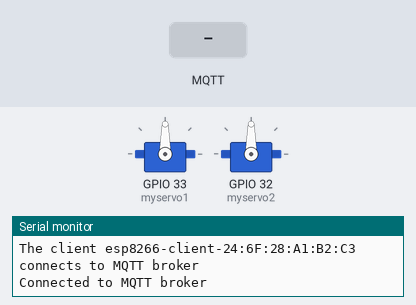
A sketch run on a simulated ESP32. Shown: 2 × servo, the last lines printed to the serial monitor. The inputs (shaded band) are chosen by the test bench. WiFi joins after 1.5 s; servers stay silent unless stated; no MQTT or app messages arrive unless stated.

Above: at 2.7 s.
2.8 s: MQTT message "5" arrives on the first subscribed topic
At 3.1 s:
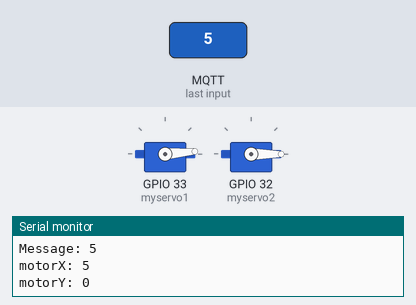
4.3 s: MQTT message "90" arrives on the first subscribed topic
At 5.4 s:
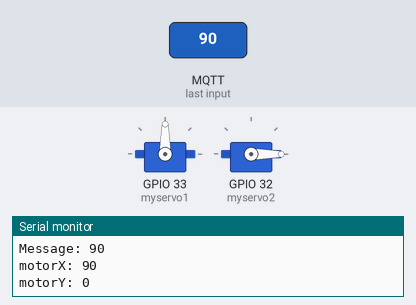
5.8 s: MQTT message "200" arrives on the first subscribed topic
At 6.5 s:
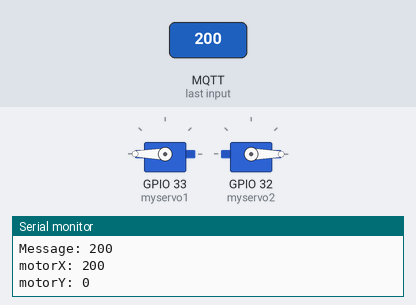
7.3 s: MQTT message "on" arrives on the first subscribed topic
At 7.6 s:
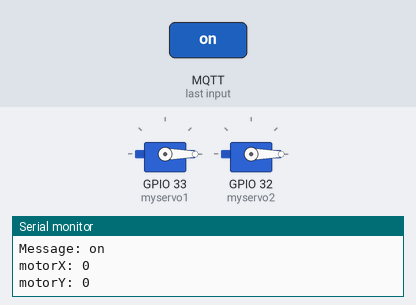
Timing chart, 0 to 9.8 s (numbered marks = the images above; inputs shaded):
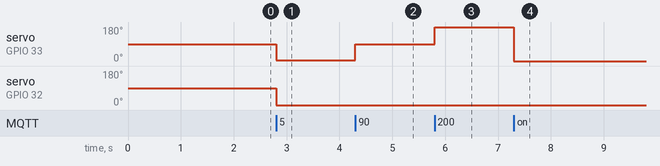

The sketch:

mqtt_servo.ino
```cpp
#include <WiFi.h>
#include <PubSubClient.h>
#include <ESP32Servo.h>

// WiFi
const char *ssid = "akhiltitus";
const char *password = "akhiltitus";

// MQTT Broker
const char *mqtt_broker = "10.42.0.1";
const int mqtt_port = 1883;
const char *topic = "topicx";

WiFiClient espClient;
PubSubClient client(espClient);

Servo myservo1;
Servo myservo2;


void setup() {
  Serial.begin(115200);

  myservo1.attach(33);
  myservo2.attach(32);


  // Connecting to WiFi network
  WiFi.begin(ssid, password);
  while (WiFi.status() != WL_CONNECTED) {
    delay(500);
    Serial.println("Connecting to WiFi...");
  }

  Serial.println("Connected to the WiFi network");

  // Connecting to MQTT broker
  client.setServer(mqtt_broker, mqtt_port);
  client.setCallback(callback);

  while (!client.connected()) {
    String client_id = "esp8266-client-";
    client_id += String(WiFi.macAddress());

    Serial.printf("The client %s connects to MQTT broker\n", client_id.c_str());

    if (client.connect(client_id.c_str())) {
      Serial.println("Connected to MQTT broker");
    } else {
      Serial.print("Failed with state ");
      Serial.print(client.state());
      delay(2000);
    }
  }

  // Subscribe to the MQTT topic
  client.subscribe(topic);
}

void loop() {
  client.loop();
}

void callback(char *topic, byte *payload, unsigned int length) {
  Serial.print("Message arrived in topic: ");
  Serial.println(topic);

  String message = "";
  for (int i = 0; i < length; i++) {
    message += (char)payload[i];
  }

  Serial.print("Message: ");
  Serial.println(message);

    // Extract motorX and motorY values from the message
  int motorX = 0;
  int motorY = 0;

    // Extract the values from the message using parsing or any other method
  // Example: Assuming the message is in the format "motorX,motorY"
  sscanf(message.c_str(), "%d,%d", &motorX, &motorY);

  // Process the motor values as required
  Serial.print("motorX: ");
  Serial.println(motorX);
  Serial.print("motorY: ");
  Serial.println(motorY);

  // Perform actions based on motorX value
  // Example: Control servo motor based on received value
  myservo1.write(motorX);
  myservo2.write(motorY);
}
```

Measured:
- after the input at 2.8 s, servo on GPIO 33 (myservo1): 90° → 5° at once; servo on GPIO 32 (myservo2): 90° → 0° at once
- after the input at 4.3 s, servo on GPIO 33 (myservo1): 5° → 90° at once
- after the input at 5.8 s, servo on GPIO 33 (myservo1): 90° → 180° at once
- after the input at 7.3 s, servo on GPIO 33 (myservo1): 180° → 0° at once
